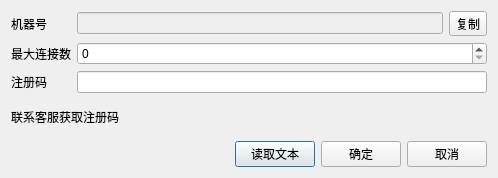
<?xml version="1.0" encoding="UTF-8"?>
<ui version="4.0">
 <class>system_setting_mobile_max_connect</class>
 <widget class="QDialog" name="system_setting_mobile_max_connect">
  <property name="geometry">
   <rect>
    <x>0</x>
    <y>0</y>
    <width>498</width>
    <height>178</height>
   </rect>
  </property>
  <property name="windowTitle">
   <string>Dialog</string>
  </property>
  <layout class="QVBoxLayout" name="verticalLayout">
   <item>
    <layout class="QGridLayout" name="gridLayout">
     <item row="0" column="0">
      <widget class="QLabel" name="label">
       <property name="text">
        <string>机器号</string>
       </property>
      </widget>
     </item>
     <item row="0" column="1">
      <widget class="QLineEdit" name="lineEdit_hardware_id">
       <property name="enabled">
        <bool>false</bool>
       </property>
      </widget>
     </item>
     <item row="0" column="2">
      <widget class="QToolButton" name="toolButton_copy">
       <property name="text">
        <string>复制</string>
       </property>
       <property name="outer_stylesheet" stdset="0">
        <string>pushbutton</string>
       </property>
      </widget>
     </item>
     <item row="1" column="0">
      <widget class="QLabel" name="label_2">
       <property name="text">
        <string>最大连接数</string>
       </property>
      </widget>
     </item>
     <item row="2" column="0">
      <widget class="QLabel" name="label_3">
       <property name="text">
        <string>注册码</string>
       </property>
      </widget>
     </item>
     <item row="1" column="1" colspan="2">
      <widget class="lds_spinbox" name="lineEdit_mobile_connect_max_value"/>
     </item>
     <item row="2" column="1" colspan="2">
      <widget class="QLineEdit" name="lineEdit_auth_code"/>
     </item>
    </layout>
   </item>
   <item>
    <widget class="QLabel" name="label_4">
     <property name="text">
      <string>联系客服获取注册码</string>
     </property>
    </widget>
   </item>
   <item>
    <layout class="QHBoxLayout" name="horizontalLayout">
     <item>
      <spacer name="horizontalSpacer">
       <property name="orientation">
        <enum>Qt::Horizontal</enum>
       </property>
       <property name="sizeHint" stdset="0">
        <size>
         <width>40</width>
         <height>20</height>
        </size>
       </property>
      </spacer>
     </item>
     <item>
      <widget class="lds_toolbar_button" name="pushButton_read">
       <property name="text">
        <string>读取文本</string>
       </property>
       <property name="outer_stylesheet" stdset="0">
        <string>pushbutton</string>
       </property>
      </widget>
     </item>
     <item>
      <widget class="lds_toolbar_button" name="pushButton_ok">
       <property name="text">
        <string>确定</string>
       </property>
       <property name="outer_stylesheet" stdset="0">
        <string>pushbutton</string>
       </property>
      </widget>
     </item>
     <item>
      <widget class="lds_toolbar_button" name="pushButton_cancel">
       <property name="text">
        <string>取消</string>
       </property>
       <property name="outer_stylesheet" stdset="0">
        <string>pushbutton</string>
       </property>
      </widget>
     </item>
    </layout>
   </item>
  </layout>
 </widget>
 <customwidgets>
  <customwidget>
   <class>lds_toolbar_button</class>
   <extends>QPushButton</extends>
   <header>lds_toolbar_button.h</header>
  </customwidget>
  <customwidget>
   <class>lds_spinbox</class>
   <extends>QSpinBox</extends>
   <header>lds_spinbox.h</header>
  </customwidget>
 </customwidgets>
 <resources/>
 <connections/>
</ui>
